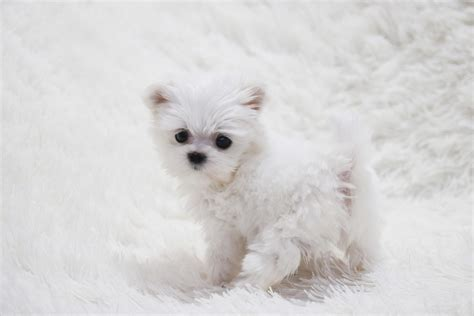
#> input picture image/dog.jpg, 474 x 316 px
$ python opencv_ex04.py
#> lines starting #> are read from the running program, lines starting #| are printed output that depends on the picture; after the words box and inside, x2 and y2 are one past the last pixel; in counts of white or black regions, pixels touching at a corner belong together
import cv2
import numpy as np
from numpy.core.defchararray import center


org = cv2.imread('./image/dog.jpg') #이미지 로드
#> org is the input picture: shape (316, 474, 3); mean B, G, R 213.1, 213.3, 214.8
dst = cv2.resize(org, dsize=(640, 840))
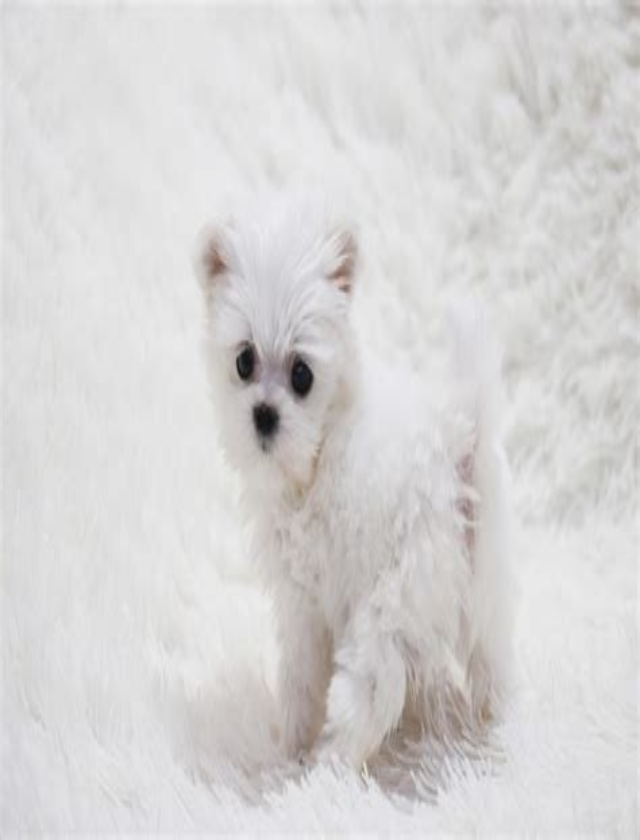
#> dst: shape (840, 640, 3); mean B, G, R 213, 213.2, 214.6

center = (250, 250) # x, y
color = (0, 0, 255) #red

cv2.rectangle(dst, (100, 100), (500, 300), (255, 0, 0)) #사각형
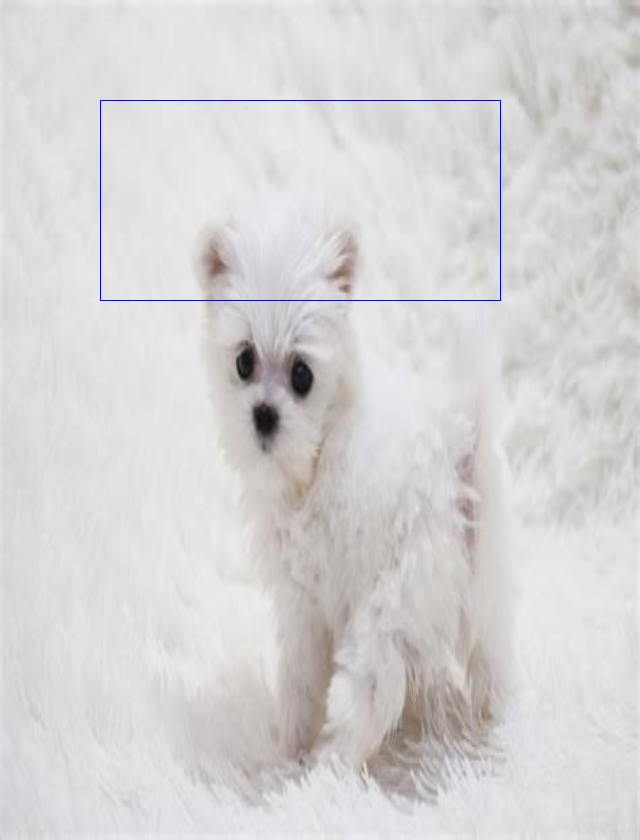
#> dst: shape (840, 640, 3); 0.22% of pixels changed, all inside (x1, y1, x2, y2) = (100, 100, 501, 301)
cv2.circle(dst, tuple(center), 30, color) #원
#> dst: shape (840, 640, 3); 0.03% of pixels changed, all inside (x1, y1, x2, y2) = (220, 220, 281, 281)
cv2.imshow("dest", dst)    #이미지창 띄우기


cv2.waitKey(0) #키 대기
cv2.destroyAllWindows() #opencv 인스턴스 종료
